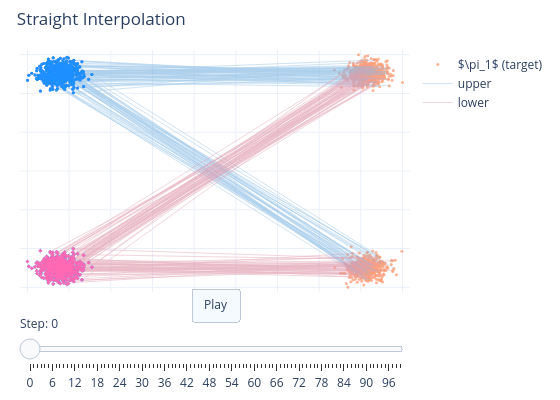

Notebook cell for this chart:
### Code cell
import numpy as np
from rectified_flow.utils import visualize_2d_trajectories_plotly

# 1 - rectified flow
x_0 = pi_0.sample([500])
x_0_upper = x_0.clone()
x_0_upper[:, 1] = torch.abs(x_0_upper[:, 1])
x_0_lower = x_0.clone()
x_0_lower[:, 1] = -torch.abs(x_0_lower[:, 1])

x_1_upper = pi_1.sample([500])
x_1_lower = pi_1.sample([500])

interp_upper = []
interp_lower = []

for t in np.linspace(0, 1, 100):
    x_t_uppper = (1 - t) * x_0_upper + t * x_1_upper
    x_t_lower = (1 - t) * x_0_lower + t * x_1_lower
    interp_upper.append(x_t_uppper)
    interp_lower.append(x_t_lower)

visualize_2d_trajectories_plotly(
    trajectories_dict={
        "upper": interp_upper,
        "lower": interp_lower,
    },
    D1_gt_samples=torch.cat([x_1_upper, x_1_lower], dim=0),
    num_trajectories=100,
    title="Straight Interpolation",
)

### Figure 1 — Plotly figure (JSON) as saved in the notebook; plotly's stock layout.template omitted (floating-point values rounded to 4 significant figures; data arrays with more than 128 entries replaced by an {"elided": "..."} marker saying what was removed)
{"data": [{"hovertemplate": "(%{x:.3f}, %{y:.3f})<extra>target data</extra>", "marker": {"color": "lightsalmon", "opacity": 0.8, "size": 3}, "mode": "markers", "name": "$\\pi_1$ (target)", "showlegend": true, "x": {"elided": "1000 float values"}, "y": {"elided": "1000 float values"}, "type": "scatter"}, {"hoverinfo": "skip", "line": {"color": "#8ABDE5", "dash": "solid", "width": 0.6}, "mode": "lines", "name": "upper", "opacity": 0.7, "showlegend": true, "x": {"elided": "10100 float values"}, "y": {"elided": "10100 float values"}, "type": "scatter"}, {"hovertemplate": "(%{x:.3f}, %{y:.3f})<extra>initial noise</extra>", "marker": {"color": "royalblue", "opacity": 0.8, "size": 3, "symbol": "circle"}, "mode": "markers", "name": "$\\pi_0$ (initial noise)", "showlegend": false, "x": {"elided": "500 float values"}, "y": {"elided": "500 float values"}, "type": "scatter"}, {"hoverinfo": "skip", "line": {"color": "#E09CAF", "dash": "solid", "width": 0.6}, "mode": "lines", "name": "lower", "opacity": 0.7, "showlegend": true, "x": {"elided": "10100 float values"}, "y": {"elided": "10100 float values"}, "type": "scatter"}, {"hovertemplate": "(%{x:.3f}, %{y:.3f})<extra>initial noise</extra>", "marker": {"color": "royalblue", "opacity": 0.8, "size": 3, "symbol": "cross"}, "mode": "markers", "name": "$\\pi_0$ (initial noise)", "showlegend": false, "x": {"elided": "500 float values"}, "y": {"elided": "500 float values"}, "type": "scatter"}, {"hovertemplate": "(%{x:.3f}, %{y:.3f})<extra>%{fullData.name}</extra>", "marker": {"color": "#1E90FF", "size": 3}, "mode": "markers", "name": "upper", "showlegend": false, "x": {"elided": "500 float values"}, "y": {"elided": "500 float values"}, "type": "scatter"}, {"hovertemplate": "(%{x:.3f}, %{y:.3f})<extra>%{fullData.name}</extra>", "marker": {"color": "#FF69B4", "size": 3}, "mode": "markers", "name": "lower", "showlegend": false, "x": {"elided": "500 float values"}, "y": {"elided": "500 float values"}, "type": "scatter"}], "layout": {"xaxis": {"range": [-1.954, 17.11], "showgrid": true, "griddash": "solid", "showticklabels": false, "showline": false, "zeroline": false, "mirror": false, "dtick": 2.037, "tick0": -1.588}, "yaxis": {"range": [-9.349, 9.323], "showgrid": true, "griddash": "solid", "showticklabels": false, "showline": false, "zeroline": false, "mirror": false, "dtick": 2.992, "tick0": -8.99}, "title": {"text": "Straight Interpolation", "x": 0.03, "xanchor": "left"}, "margin": {"l": 20, "r": 20, "t": 50, "b": 20}, "sliders": [{"active": 0, "currentvalue": {"prefix": "Step: "}, "pad": {"t": 20}, "steps": [{"args": [["0"], {"mode": "immediate", "frame": {"duration": 0, "redraw": true}, "transition": {"duration": 0}}], "label": "0", "method": "animate"}, {"args": [["1"], {"mode": "immediate", "frame": {"duration": 0, "redraw": true}, "transition": {"duration": 0}}], "label": "1", "method": "animate"}, {"args": [["2"], {"mode": "immediate", "frame": {"duration": 0, "redraw": true}, "transition": {"duration": 0}}], "label": "2", "method": "animate"}, {"args": [["3"], {"mode": "immediate", "frame": {"duration": 0, "redraw": true}, "transition": {"duration": 0}}], "label": "3", "method": "animate"}, {"args": [["4"], {"mode": "immediate", "frame": {"duration": 0, "redraw": true}, "transition": {"duration": 0}}], "label": "4", "method": "animate"}, {"args": [["5"], {"mode": "immediate", "frame": {"duration": 0, "redraw": true}, "transition": {"duration": 0}}], "label": "5", "method": "animate"}, {"args": [["6"], {"mode": "immediate", "frame": {"duration": 0, "redraw": true}, "transition": {"duration": 0}}], "label": "6", "method": "animate"}, {"args": [["7"], {"mode": "immediate", "frame": {"duration": 0, "redraw": true}, "transition": {"duration": 0}}], "label": "7", "method": "animate"}, {"args": [["8"], {"mode": "immediate", "frame": {"duration": 0, "redraw": true}, "transition": {"duration": 0}}], "label": "8", "method": "animate"}, {"args": [["9"], {"mode": "immediate", "frame": {"duration": 0, "redraw": true}, "transition": {"duration": 0}}], "label": "9", "method": "animate"}, {"args": [["10"], {"mode": "immediate", "frame": {"duration": 0, "redraw": true}, "transition": {"duration": 0}}], "label": "10", "method": "animate"}, {"args": [["11"], {"mode": "immediate", "frame": {"duration": 0, "redraw": true}, "transition": {"duration": 0}}], "label": "11", "method": "animate"}, {"args": [["12"], {"mode": "immediate", "frame": {"duration": 0, "redraw": true}, "transition": {"duration": 0}}], "label": "12", "method": "animate"}, {"args": [["13"], {"mode": "immediate", "frame": {"duration": 0, "redraw": true}, "transition": {"duration": 0}}], "label": "13", "method": "animate"}, {"args": [["14"], {"mode": "immediate", "frame": {"duration": 0, "redraw": true}, "transition": {"duration": 0}}], "label": "14", "method": "animate"}, {"args": [["15"], {"mode": "immediate", "frame": {"duration": 0, "redraw": true}, "transition": {"duration": 0}}], "label": "15", "method": "animate"}, {"args": [["16"], {"mode": "immediate", "frame": {"duration": 0, "redraw": true}, "transition": {"duration": 0}}], "label": "16", "method": "animate"}, {"args": [["17"], {"mode": "immediate", "frame": {"duration": 0, "redraw": true}, "transition": {"duration": 0}}], "label": "17", "method": "animate"}, {"args": [["18"], {"mode": "immediate", "frame": {"duration": 0, "redraw": true}, "transition": {"duration": 0}}], "label": "18", "method": "animate"}, {"args": [["19"], {"mode": "immediate", "frame": {"duration": 0, "redraw": true}, "transition": {"duration": 0}}], "label": "19", "method": "animate"}, {"args": [["20"], {"mode": "immediate", "frame": {"duration": 0, "redraw": true}, "transition": {"duration": 0}}], "label": "20", "method": "animate"}, {"args": [["21"], {"mode": "immediate", "frame": {"duration": 0, "redraw": true}, "transition": {"duration": 0}}], "label": "21", "method": "animate"}, {"args": [["22"], {"mode": "immediate", "frame": {"duration": 0, "redraw": true}, "transition": {"duration": 0}}], "label": "22", "method": "animate"}, {"args": [["23"], {"mode": "immediate", "frame": {"duration": 0, "redraw": true}, "transition": {"duration": 0}}], "label": "23", "method": "animate"}, {"args": [["24"], {"mode": "immediate", "frame": {"duration": 0, "redraw": true}, "transition": {"duration": 0}}], "label": "24", "method": "animate"}, {"args": [["25"], {"mode": "immediate", "frame": {"duration": 0, "redraw": true}, "transition": {"duration": 0}}], "label": "25", "method": "animate"}, {"args": [["26"], {"mode": "immediate", "frame": {"duration": 0, "redraw": true}, "transition": {"duration": 0}}], "label": "26", "method": "animate"}, {"args": [["27"], {"mode": "immediate", "frame": {"duration": 0, "redraw": true}, "transition": {"duration": 0}}], "label": "27", "method": "animate"}, {"args": [["28"], {"mode": "immediate", "frame": {"duration": 0, "redraw": true}, "transition": {"duration": 0}}], "label": "28", "method": "animate"}, {"args": [["29"], {"mode": "immediate", "frame": {"duration": 0, "redraw": true}, "transition": {"duration": 0}}], "label": "29", "method": "animate"}, {"args": [["30"], {"mode": "immediate", "frame": {"duration": 0, "redraw": true}, "transition": {"duration": 0}}], "label": "30", "method": "animate"}, {"args": [["31"], {"mode": "immediate", "frame": {"duration": 0, "redraw": true}, "transition": {"duration": 0}}], "label": "31", "method": "animate"}, {"args": [["32"], {"mode": "immediate", "frame": {"duration": 0, "redraw": true}, "transition": {"duration": 0}}], "label": "32", "method": "animate"}, {"args": [["33"], {"mode": "immediate", "frame": {"duration": 0, "redraw": true}, "transition": {"duration": 0}}], "label": "33", "method": "animate"}, {"args": [["34"], {"mode": "immediate", "frame": {"duration": 0, "redraw": true}, "transition": {"duration": 0}}], "label": "34", "method": "animate"}, {"args": [["35"], {"mode": "immediate", "frame": {"duration": 0, "redraw": true}, "transition": {"duration": 0}}], "label": "35", "method": "animate"}, {"args": [["36"], {"mode": "immediate", "frame": {"duration": 0, "redraw": true}, "transition": {"duration": 0}}], "label": "36", "method": "animate"}, {"args": [["37"], {"mode": "immediate", "frame": {"duration": 0, "redraw": true}, "transition": {"duration": 0}}], "label": "37", "method": "animate"}, {"args": [["38"], {"mode": "immediate", "frame": {"duration": 0, "redraw": true}, "transition": {"duration": 0}}], "label": "38", "method": "animate"}, {"args": [["39"], {"mode": "immediate", "frame": {"duration": 0, "redraw": true}, "transition": {"duration": 0}}], "label": "39", "method": "animate"}, {"args": [["40"], {"mode": "immediate", "frame": {"duration": 0, "redraw": true}, "transition": {"duration": 0}}], "label": "40", "method": "animate"}, {"args": [["41"], {"mode": "immediate", "frame": {"duration": 0, "redraw": true}, "transition": {"duration": 0}}], "label": "41", "method": "animate"}, {"args": [["42"], {"mode": "immediate", "frame": {"duration": 0, "redraw": true}, "transition": {"duration": 0}}], "label": "42", "method": "animate"}, {"args": [["43"], {"mode": "immediate", "frame": {"duration": 0, "redraw": true}, "transition": {"duration": 0}}], "label": "43", "method": "animate"}, {"args": [["44"], {"mode": "immediate", "frame": {"duration": 0, "redraw": true}, "transition": {"duration": 0}}], "label": "44", "method": "animate"}, {"args": [["45"], {"mode": "immediate", "frame": {"duration": 0, "redraw": true}, "transition": {"duration": 0}}], "label": "45", "method": "animate"}, {"args": [["46"], {"mode": "immediate", "frame": {"duration": 0, "redraw": true}, "transition": {"duration": 0}}], "label": "46", "method": "animate"}, {"args": [["47"], {"mode": "immediate", "frame": {"duration": 0, "redraw": true}, "transition": {"duration": 0}}], "label": "47", "method": "animate"}, {"args": [["48"], {"mode": "immediate", "frame": {"duration": 0, "redraw": true}, "transition": {"duration": 0}}], "label": "48", "method": "animate"}, {"args": [["49"], {"mode": "immediate", "frame": {"duration": 0, "redraw": true}, "transition": {"duration": 0}}], "label": "49", "method": "animate"}, {"args": [["50"], {"mode": "immediate", "frame": {"duration": 0, "redraw": true}, "transition": {"duration": 0}}], "label": "50", "method": "animate"}, {"args": [["51"], {"mode": "immediate", "frame": {"duration": 0, "redraw": true}, "transition": {"duration": 0}}], "label": "51", "method": "animate"}, {"args": [["52"], {"mode": "immediate", "frame": {"duration": 0, "redraw": true}, "transition": {"duration": 0}}], "label": "52", "method": "animate"}, {"args": [["53"], {"mode": "immediate", "frame": {"duration": 0, "redraw": true}, "transition": {"duration": 0}}], "label": "53", "method": "animate"}, {"args": [["54"], {"mode": "immediate", "frame": {"duration": 0, "redraw": true}, "transition": {"duration": 0}}], "label": "54", "method": "animate"}, {"args": [["55"], {"mode": "immediate", "frame": {"duration": 0, "redraw": true}, "transition": {"duration": 0}}], "label": "55", "method": "animate"}, {"args": [["56"], {"mode": "immediate", "frame": {"duration": 0, "redraw": true}, "transition": {"duration": 0}}], "label": "56", "method": "animate"}, {"args": [["57"], {"mode": "immediate", "frame": {"duration": 0, "redraw": true}, "transition": {"duration": 0}}], "label": "57", "method": "animate"}, {"args": [["58"], {"mode": "immediate", "frame": {"duration": 0, "redraw": true}, "transition": {"duration": 0}}], "label": "58", "method": "animate"}, {"args": [["59"], {"mode": "immediate", "frame": {"duration": 0, "redraw": true}, "transition": {"duration": 0}}], "label": "59", "method": "animate"}, {"args": [["60"], {"mode": "immediate", "frame": {"duration": 0, "redraw": true}, "transition": {"duration": 0}}], "label": "60", "method": "animate"}, {"args": [["61"], {"mode": "immediate", "frame": {"duration": 0, "redraw": true}, "transition": {"duration": 0}}], "label": "61", "method": "animate"}, {"args": [["62"], {"mode": "immediate", "frame": {"duration": 0, "redraw": true}, "transition": {"duration": 0}}], "label": "62", "method": "animate"}, {"args": [["63"], {"mode": "immediate", "frame": {"duration": 0, "redraw": true}, "transition": {"duration": 0}}], "label": "63", "method": "animate"}, {"args": [["64"], {"mode": "immediate", "frame": {"duration": 0, "redraw": true}, "transition": {"duration": 0}}], "label": "64", "method": "animate"}, {"args": [["65"], {"mode": "immediate", "frame": {"duration": 0, "redraw": true}, "transition": {"duration": 0}}], "label": "65", "method": "animate"}, {"args": [["66"], {"mode": "immediate", "frame": {"duration": 0, "redraw": true}, "transition": {"duration": 0}}], "label": "66", "method": "animate"}, {"args": [["67"], {"mode": "immediate", "frame": {"duration": 0, "redraw": true}, "transition": {"duration": 0}}], "label": "67", "method": "animate"}, {"args": [["68"], {"mode": "immediate", "frame": {"duration": 0, "redraw": true}, "transition": {"duration": 0}}], "label": "68", "method": "animate"}, {"args": [["69"], {"mode": "immediate", "frame": {"duration": 0, "redraw": true}, "transition": {"duration": 0}}], "label": "69", "method": "animate"}, {"args": [["70"], {"mode": "immediate", "frame": {"duration": 0, "redraw": true}, "transition": {"duration": 0}}], "label": "70", "method": "animate"}, {"args": [["71"], {"mode": "immediate", "frame": {"duration": 0, "redraw": true}, "transition": {"duration": 0}}], "label": "71", "method": "animate"}, {"args": [["72"], {"mode": "immediate", "frame": {"duration": 0, "redraw": true}, "transition": {"duration": 0}}], "label": "72", "method": "animate"}, {"args": [["73"], {"mode": "immediate", "frame": {"duration": 0, "redraw": true}, "transition": {"duration": 0}}], "label": "73", "method": "animate"}, {"args": [["74"], {"mode": "immediate", "frame": {"duration": 0, "redraw": true}, "transition": {"duration": 0}}], "label": "74", "method": "animate"}, {"args": [["75"], {"mode": "immediate", "frame": {"duration": 0, "redraw": true}, "transition": {"duration": 0}}], "label": "75", "method": "animate"}, {"args": [["76"], {"mode": "immediate", "frame": {"duration": 0, "redraw": true}, "transition": {"duration": 0}}], "label": "76", "method": "animate"}, {"args": [["77"], {"mode": "immediate", "frame": {"duration": 0, "redraw": true}, "transition": {"duration": 0}}], "label": "77", "method": "animate"}, {"args": [["78"], {"mode": "immediate", "frame": {"duration": 0, "redraw": true}, "transition": {"duration": 0}}], "label": "78", "method": "animate"}, {"args": [["79"], {"mode": "immediate", "frame": {"duration": 0, "redraw": true}, "transition": {"duration": 0}}], "label": "79", "method": "animate"}, {"args": [["80"], {"mode": "immediate", "frame": {"duration": 0, "redraw": true}, "transition": {"duration": 0}}], "label": "80", "method": "animate"}, {"args": [["81"], {"mode": "immediate", "frame": {"duration": 0, "redraw": true}, "transition": {"duration": 0}}], "label": "81", "method": "animate"}, {"args": [["82"], {"mode": "immediate", "frame": {"duration": 0, "redraw": true}, "transition": {"duration": 0}}], "label": "82", "method": "animate"}, {"args": [["83"], {"mode": "immediate", "frame": {"duration": 0, "redraw": true}, "transition": {"duration": 0}}], "label": "83", "method": "animate"}, {"args": [["84"], {"mode": "immediate", "frame": {"duration": 0, "redraw": true}, "transition": {"duration": 0}}], "label": "84", "method": "animate"}, {"args": [["85"], {"mode": "immediate", "frame": {"duration": 0, "redraw": true}, "transition": {"duration": 0}}], "label": "85", "method": "animate"}, {"args": [["86"], {"mode": "immediate", "frame": {"duration": 0, "redraw": true}, "transition": {"duration": 0}}], "label": "86", "method": "animate"}, {"args": [["87"], {"mode": "immediate", "frame": {"duration": 0, "redraw": true}, "transition": {"duration": 0}}], "label": "87", "method": "animate"}, {"args": [["88"], {"mode": "immediate", "frame": {"duration": 0, "redraw": true}, "transition": {"duration": 0}}], "label": "88", "method": "animate"}, {"args": [["89"], {"mode": "immediate", "frame": {"duration": 0, "redraw": true}, "transition": {"duration": 0}}], "label": "89", "method": "animate"}, {"args": [["90"], {"mode": "immediate", "frame": {"duration": 0, "redraw": true}, "transition": {"duration": 0}}], "label": "90", "method": "animate"}, {"args": [["91"], {"mode": "immediate", "frame": {"duration": 0, "redraw": true}, "transition": {"duration": 0}}], "label": "91", "method": "animate"}, {"args": [["92"], {"mode": "immediate", "frame": {"duration": 0, "redraw": true}, "transition": {"duration": 0}}], "label": "92", "method": "animate"}, {"args": [["93"], {"mode": "immediate", "frame": {"duration": 0, "redraw": true}, "transition": {"duration": 0}}], "label": "93", "method": "animate"}, {"args": [["94"], {"mode": "immediate", "frame": {"duration": 0, "redraw": true}, "transition": {"duration": 0}}], "label": "94", "method": "animate"}, {"args": [["95"], {"mode": "immediate", "frame": {"duration": 0, "redraw": true}, "transition": {"duration": 0}}], "label": "95", "method": "animate"}, {"args": [["96"], {"mode": "immediate", "frame": {"duration": 0, "redraw": true}, "transition": {"duration": 0}}], "label": "96", "method": "animate"}, {"args": [["97"], {"mode": "immediate", "frame": {"duration": 0, "redraw": true}, "transition": {"duration": 0}}], "label": "97", "method": "animate"}, {"args": [["98"], {"mode": "immediate", "frame": {"duration": 0, "redraw": true}, "transition": {"duration": 0}}], "label": "98", "method": "animate"}, {"args": [["99"], {"mode": "immediate", "frame": {"duration": 0, "redraw": true}, "transition": {"duration": 0}}], "label": "99", "method": "animate"}]}], "updatemenus": [{"buttons": [{"args": [null, {"frame": {"duration": 500, "redraw": false}, "transition": {"duration": 300, "easing": "quadratic-in-out"}, "fromcurrent": true, "mode": "immediate", "loop": true}], "label": "Play", "method": "animate"}], "pad": {"b": 10, "t": 10}, "type": "buttons", "x": 0.5, "xanchor": "center", "y": -0.05, "yanchor": "middle"}], "showlegend": true, "height": 400, "width": 560}}
